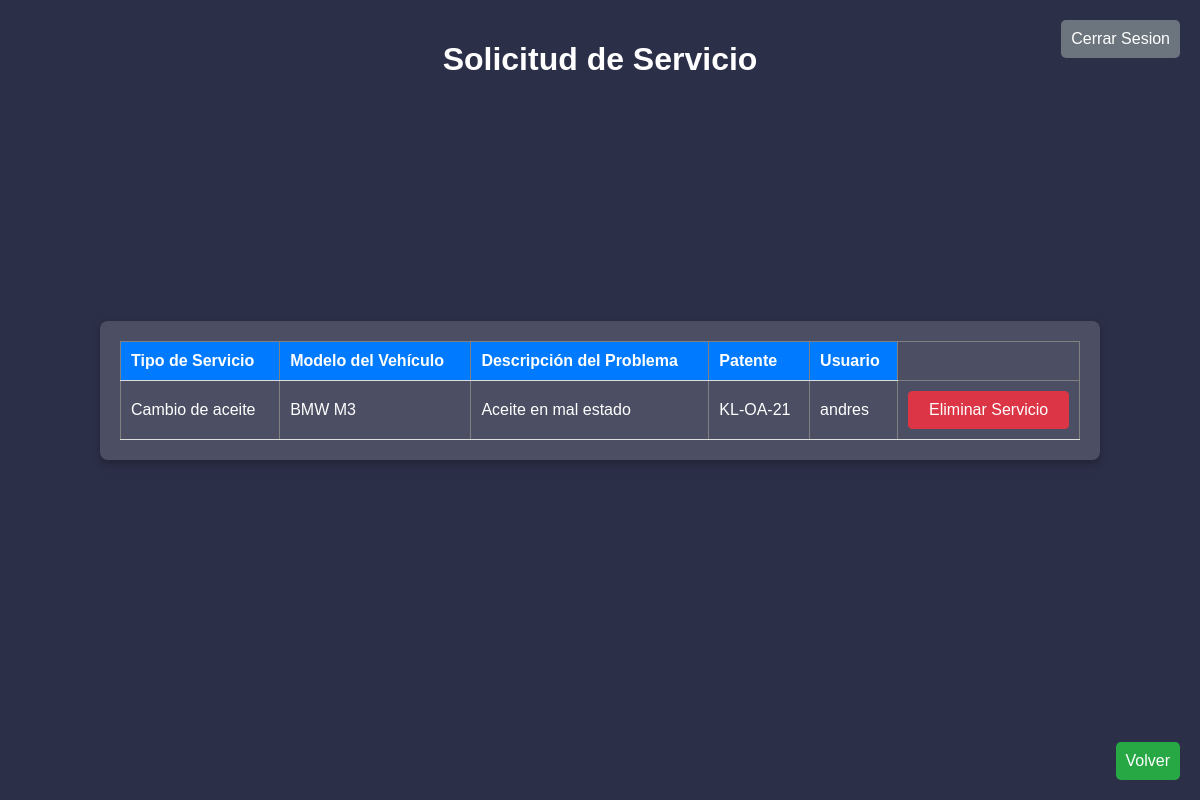
Before: /user/service/request/view/ (signed in) with the older database file.
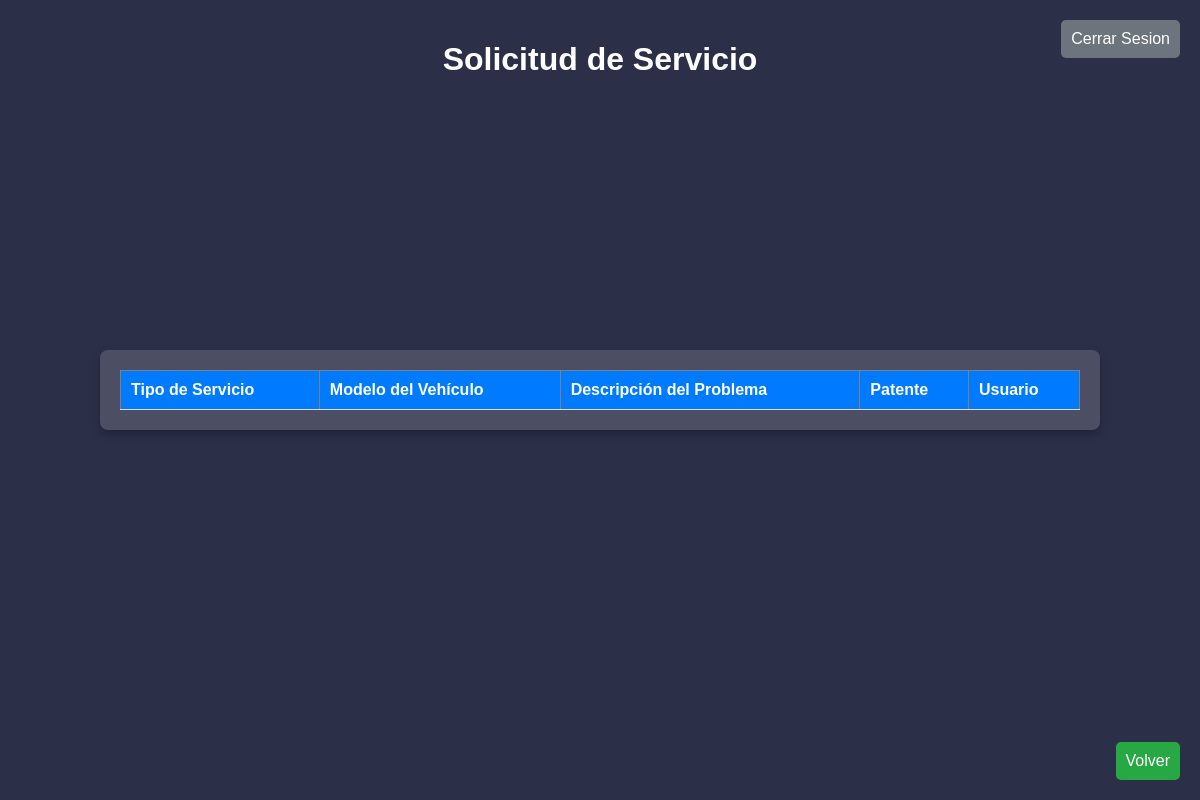
After: the same page with the newer database file.
### proyectoservi/models.py (models this page shows, shortened)
class Servicio(models.Model):
    tipo_servicio = models.CharField(max_length=100)
    modelo_vehiculo = models.CharField(max_length=100)
    descripcion_problema = models.TextField()
    patente = models.CharField(max_length=20)
    user = models.ForeignKey(User, on_delete=models.CASCADE)
    completado = models.BooleanField(default=False)
    fecha_creacion = models.DateTimeField(auto_now_add=True)

### proyectoservi/views.py (the view)
# urls.py: path('user/service/request/view/', views.view_request, name="view_request"),
@login_required
def view_request(request):
    user = request.user
    services = Servicio.objects.filter(user=user)
    context = {'services': services}
    return render(request, "view_request.html", context)

### proyectoservi/templates/view_request.html (shortened to what this page needs)
<!DOCTYPE html>
<html lang="es">
<head>
    {% load static %}
    <link rel="stylesheet" href="{% static 'css/view_request.css' %}">
</head>
<body>
    <button class="logout-button" onclick="location.href='/logout'">Cerrar Sesion</button>
    <div class="container">
        <h1>Solicitud de Servicio</h1>
        <table border="1">
            <thead>
                <tr>
                    <th>Tipo de Servicio</th>
                    <th>Modelo del Vehículo</th>
                    <th>Descripción del Problema</th>
                    <th>Patente</th>
                    <th>Usuario</th>
                </tr>
            </thead>
            <tbody>
                {% for service in services %}
                <tr>
                    <td>{{ service.tipo_servicio }}</td>
                    <td>{{ service.modelo_vehiculo }}</td>
                    <td>{{ service.descripcion_problema }}</td>
                    <td>{{ service.patente }}</td>
                    <td>{{ service.user }}</td>
                    <td>
                        <button class="danger-button" onclick="location.href='/user/service/request/view/delete/{{ service.id }}/'">Eliminar Servicio</button>
                    </td>
                </tr>
                {% endfor %}
            </tbody>
        </table>
    </div>
    <button class="go-back-button" onclick="location.href='/user/'">Volver</button>
</body>
</html>

Changed rows visible on the page:
removed Servicio: tipo_servicio "Cambio de aceite", modelo_vehiculo "BMW M3", descripcion_problema "Aceite en mal estado", patente "KL-OA-21", user "andres"
